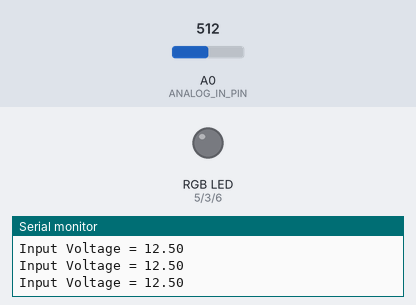
This sketch was run on a simulated Arduino Uno, built with avr-gcc and run on an emulated ATmega328P. Parts: an RGB LED mixed from three pins (HIGH = lit), the last lines printed to the serial monitor. Inputs (shaded band) come from the test bench; at power-on: A0 (ANALOG_IN_PIN) = 512.

Above: at 1.2 s.
1.3 s: A0 (ANALOG_IN_PIN) set to 220
4.3 s: A0 (ANALOG_IN_PIN) set to 197
At 4.8 s:
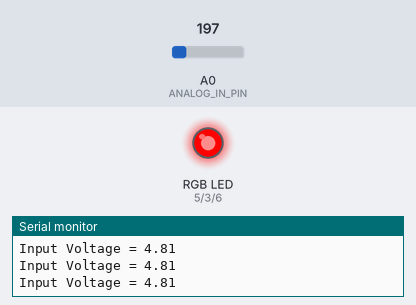
5.8 s: A0 (ANALOG_IN_PIN) set to 122
At 6.7 s:
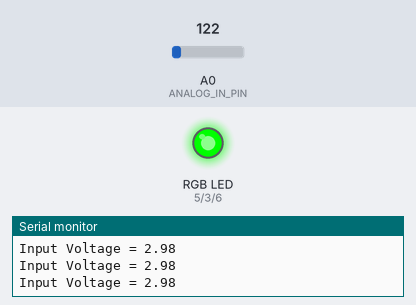
7.3 s: A0 (ANALOG_IN_PIN) set to 90
10.3 s: A0 (ANALOG_IN_PIN) set to 73
At 11.6 s:
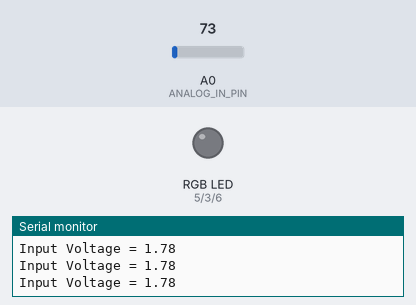
Timing chart, 0 to 13.3 s (numbered marks = the images above; inputs shaded):
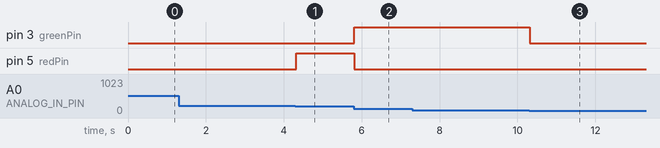

Measured:
- the behaviour switches between 205 and 204 on A0 (ANALOG_IN_PIN) (found by bisection; images 0 and 1)
- the behaviour switches between 82 and 81 on A0 (ANALOG_IN_PIN) (found by bisection; images 2 and 3)
- after the input at 4.3 s, pin 5 (redPin): LOW → HIGH at once
- after the input at 5.8 s, pin 3 (greenPin): LOW → HIGH at once; pin 5 (redPin): HIGH → LOW at once
- after the input at 10.3 s, pin 3 (greenPin): HIGH → LOW at once

The sketch:

IR_PROXIMITY_SELF_MADE_WITH_RGB_RING.ino
```cpp
// Define analog input
#define ANALOG_IN_PIN A0


// Define the pins for the RGB SMD LED module
const int redPin = 5;   // Red pin
const int greenPin = 3; // Green pin
const int bluePin = 6;  // Blue pin

// Floats for ADC voltage & Input voltage
float adc_voltage = 0.0;
float in_voltage = 0.0;

// Floats for resistor values in divider (in ohms)
float R1 = 30000.0;
float R2 = 7500.0;

// Float for Reference Voltage
float ref_voltage = 5.0;

// Integer for ADC value
int adc_value = 0;

void setup(){
  // Setup Serial Monitor
  Serial.begin(9600);
  // Set RGB LED pins as outputs
  pinMode(redPin, OUTPUT);
  pinMode(greenPin, OUTPUT);
  pinMode(bluePin, OUTPUT);
}

void loop(){
  // Read the Analog Input
  adc_value = analogRead(ANALOG_IN_PIN);

  // Determine voltage at ADC input
  adc_voltage  = (adc_value * ref_voltage) / 1024.0;

  // Calculate voltage at divider input
  in_voltage = adc_voltage*(R1+R2)/R2;

  // Determine the color based on voltage range
  if (in_voltage >= 2.0 && in_voltage < 3.5) {
    setColor(0, 255, 0); // Green
  } else if (in_voltage >= 3.5 && in_voltage < 4.0) {
    setColor(255, 255, 0); // Yellow
  } else if (in_voltage >= 4.0 && in_voltage < 4.5) {
    setColor(0, 0, 255); // Blue
  } else if (in_voltage >= 4.5 && in_voltage <= 5.0) {
    setColor(255, 0, 0); // Red
  } else {
    setColor(0, 0, 0); // Turn off the LED
  }

  // Print results to Serial Monitor
  Serial.print("Input Voltage = ");
  Serial.println(in_voltage, 2);
}

void setColor(int red, int green, int blue) {
  digitalWrite(redPin, red);
  digitalWrite(greenPin, green);
  digitalWrite(bluePin, blue);
}
```
